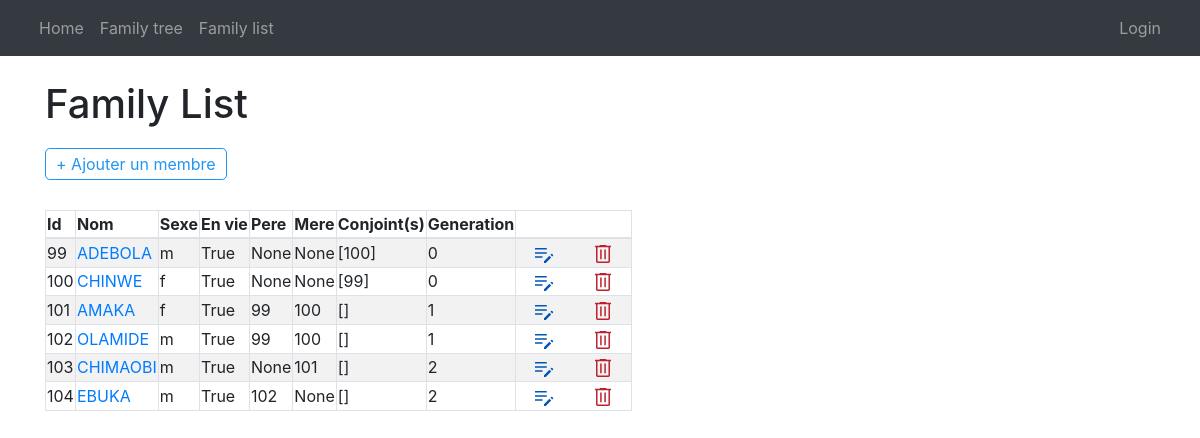
The page / on the database its author committed.
### main/models.py (models this page shows, shortened)
class Individu(models.Model):
    name = models.CharField(max_length=255)
    gender = models.CharField(max_length=5)
    generation = models.IntegerField(null=True, blank=True)
    parent_male_id= models.IntegerField(null=True, blank=True)
    parent_female_id = models.IntegerField(null=True, blank=True)
    birth_rank = models.IntegerField(null=True, blank=True)
    spouses = models.ManyToManyField("self", blank=True)
    dead = models.BooleanField(default=False)
    youngdead = models.BooleanField(default=False)
    birth_date = models.DateField(null=True, blank=True)
    birth_place = models.CharField(max_length=255, null=True, blank=True)
    email = models.CharField(max_length=255, null=True, blank=True)
    telephone = models.CharField(max_length=255, null=True, blank=True)
    profession = models.CharField(max_length=255, null=True, blank=True)
    country = models.CharField(max_length=255, null=True, blank=True)
    city = models.CharField(max_length=255, null=True, blank=True)
    linkedin = models.CharField(max_length=255, null=True, blank=True)
    twitter = models.CharField(max_length=255, null=True, blank=True)
    facebook = models.CharField(max_length=255, null=True, blank=True)
    instagram = models.CharField(max_length=255, null=True, blank=True)
    aboutme = models.TextField(null=True, blank=True)
    isIncomingSpouse = models.BooleanField(default=False)
    sFatherName = models.CharField(max_length=255, null=True, blank=True)
    sFatherDead = models.BooleanField(default=False)
    sMotherName = models.CharField(max_length=255, null=True, blank=True)
    sMotherDead = models.BooleanField(default=False)
    photoName = models.CharField(max_length=255, null=True, blank=True)
    photoPath = models.ImageField (upload_to="photos/" ,null=True, blank=True)
    @property
    def spouseslist(self):
        return list(self.spouses.all())

### main/views.py (the view, shortened to what this page needs)
# urls.py: path('', views.FamilyList, name="home"),
def FamilyList(request):
    FAMILY = []
    FAMILY_GENERATIONS = []
    GENERATION_0 = []
    for indiv in Individu.objects.all():
        indiv_spouses = []
        for pm in indiv.spouseslist:
            indiv_spouses.append(pm.id)
        indivItem = {
            "id": indiv.id,
            "name": indiv.name,
            "gender": indiv.gender,
            "alive": not indiv.dead,
            "father": indiv.parent_male_id,
            "mother": indiv.parent_female_id,
            "spouses": indiv_spouses,
            "generation": None
        }
        if not indiv.parent_male_id and not indiv.parent_female_id:
            sp_flag = False
            if len(indiv_spouses)  > 0 :
                for isp in indiv_spouses:
                    isp_obj = Individu.objects.get(id=isp)
                    if isp_obj.parent_male_id or isp_obj.parent_female_id:
                        sp_flag = True
            if not sp_flag:
                indivItem["generation"] = 0
                GENERATION_0.append(indiv.id)
        FAMILY.append(indivItem)
    FAMILY_GENERATIONS.append(GENERATION_0)
    unsolved_generations = False
    for idf in FAMILY:
        if idf["generation"] == None:
            unsolved_generations = True
            break
    fgi = 0
    while unsolved_generations:
        NEW_GEN = []
        for indfam in FAMILY:
            for ig0 in FAMILY_GENERATIONS[fgi]:
                currentIndiv = None
                for ig0item in FAMILY:
                    if ig0item["id"] == ig0:
                        currentIndiv = ig0item
                        break
                if indfam["father"] == ig0 or indfam["mother"] == ig0:
                    indfam["generation"] = currentIndiv["generation"]+1
                    NEW_GEN.append(indfam["id"])
        NEW_GEN = list(dict.fromkeys(NEW_GEN))
        FAMILY_GENERATIONS.append(NEW_GEN)
        unsolved_generations = False
        for idf in FAMILY:
            if idf["generation"] == None:
                unsolved_generations = True
                fgi += 1
                break
    nb_gen = len(FAMILY_GENERATIONS)
    largest_gen = {"rank":0, "size":0}
    for index, fg in enumerate(FAMILY_GENERATIONS):
        if len(fg) >= largest_gen["size"]:
            largest_gen["rank"]= index
            largest_gen["size"]= len(fg)
    context = {
        "family":FAMILY,
        "familyGenerations":FAMILY_GENERATIONS,
        "largest_gen": largest_gen,
        "nb_gen": nb_gen,
        "len_family":len(FAMILY),
    }
    return render(request, 'main/family_list.html', context)

### main/templates/main/family_list.html (shortened to what this page needs)
{% extends 'main/base.html' %}
{% load static %}
{% block css_styles %}
<link rel="stylesheet" href="{% static '/css/family_tree/style.css' %}">
<link rel="stylesheet" href="{% static '/css/family_tree/style_new_member.css' %}">
{% endblock %}
{% block content %}
<br>
<h1>Family List</h1>
<div class="btn_container mt-4">
    <a href="/new_fm" id="ajoutConjointBtn" class="outline_btn_primary_wh">+ Ajouter un membre</a>
</div>
<br>
<table class="table-striped table-bordered">
    <thead>
        <th>Id</th>
        <th>Nom</th>
        <th>Sexe</th>
        <th>En vie</th>
        <th>Pere </th>
        <th>Mere</th>
        <th>Conjoint(s)</th>
        <th>Generation</th>
        <th></th>
    </thead>
    {% if len_family > 0 %}
    <tbody>
        {% for item in family %}
        <tr>
            <td>{{item.id}}</td>
            <td><a href="{% url 'showItem' item.id %}" class="">{{item.name}}</a></td>
            <td>{{item.gender}}</td>
            <td>{{item.alive}}</td>
            <td>{{item.father}}</td>
            <td>{{item.mother}}</td>
            <td>{{item.spouses}}</td>
            <td>{{item.generation}}</td>
            <td>
                <a href="{% url 'updateItem' item.id %}" style="text-decoration: none; padding: 5px 5px; margin: 0 10px;">
                    <svg xmlns="http://www.w3.org/2000/svg" height="24" width="24"><path fill="#0056b3" transform="scale(0.5)" d="M24 42v-3.55l10.8-10.8 3.55 3.55L27.55 42ZM6 31.5v-3h15v3Zm34.5-2.45-3.55-3.55 1.45-1.45q.4-.4 1.05-.4t1.05.4l1.45 1.45q.4.4.4 1.05t-.4 1.05ZM6 23.25v-3h23.5v3ZM6 15v-3h23.5v3Z"/></svg>
                </a>
                <a href="#" onclick="openDeleteModal(event,'{{item.id}}', '{{item.name}}')" style="text-decoration: none; padding: 5px 5px; margin: 0 10px;">
                    <svg xmlns="http://www.w3.org/2000/svg" height="24" width="24"><path fill="#bd2130" transform="scale(0.5)" d="M13.05 42q-1.25 0-2.125-.875T10.05 39V10.5H8v-3h9.4V6h13.2v1.5H40v3h-2.05V39q0 1.2-.9 2.1-.9.9-2.1.9Zm21.9-31.5h-21.9V39h21.9Zm-16.6 24.2h3V14.75h-3Zm8.3 0h3V14.75h-3Zm-13.6-24.2V39Z"/></svg>
                </a>
            </td>
        </tr>
        {% endfor %}
    </tbody>
    {% else %}
    <span>No income</span>
    {% endif %}
</table>
<br>
{% endblock %}

### main/templates/main/base.html (shortened to what this page needs)
<!DOCTYPE html>
<html lang="en">
<head>
    <link href="https://cdn.jsdelivr.net/npm/bootstrap@5.0.2/dist/css/bootstrap.min.css" rel="stylesheet">
    {% load static %}
    <link rel="stylesheet" href="{% static 'css/bootstrap.min.css' %}">
    {% block css_styles %}{% endblock %}
</head>
<body>
    <nav class="navbar navbar-expand-lg navbar-dark bg-dark">
        <div class="container-fluid">
            <div>
                <ul class="navbar-nav">
                    <li class="nav-item">
                        <a href="/home" class="nav-link">Home</a>
                    </li>
                    <li class="nav-item">
                        <a href="/family_tree" class="nav-link">Family tree</a>
                    </li>
                    <li class="nav-item">
                        <a href="/family_list" class="nav-link">Family list</a>
                    </li>
                </ul>
            </div>
            <div>
                <ul class="navbar-nav">
                    {% if user.is_authenticated %}
                    <span class="navbar-text">Logged in as {{user.username}}  | </span>
                    <li class="nav-item">
                        <a href="/logout" class="nav-link">Logout</a>
                    </li>
                    {% else %}
                    <li class="nav-item">
                        <a href="/login" class="nav-link">Login</a>
                    </li>
                    {% endif %}
                </ul>
            </div>
        </div>
    </nav>
    <div class="container">
        {% block content %}
        {% endblock %}
    </div>
</body>
</html>

### assets/css/family_tree/style_new_member.css (style rules this page uses)
.btn_container { margin: 10px 0; }
.outline_btn_primary_wh { outline: none; text-decoration: none; background-color: #fff; border: 1px solid #2196F3; color: #2196F3; padding: 5px 10px; border-radius: 5px; width: fit-content; cursor: pointer; }

### rows shown on the page
Individu: name "ADEBOLA"
Individu: name "CHINWE"
Individu: id "101", name "AMAKA", gender "f", alive "True", father "99", mother "100", spouses "[]", generation "1"
Individu: id "102", name "OLAMIDE", gender "m", alive "True", father "99", mother "100", spouses "[]", generation "1"
Individu: name "CHIMAOBI"
Individu: name "EBUKA"

### other values the page prints
{{ item.id }} "99" "100" "103" "104"
{{ item.gender }} "m" "f" "m" "m"
{{ item.alive }} "True" "True" "True" "True"
{{ item.father }} "None" "None" "None" "102"
{{ item.mother }} "None" "None" "101" "None"
{{ item.spouses }} "[100]" "[99]" "[]" "[]"
{{ item.generation }} "0" "0" "2" "2"
